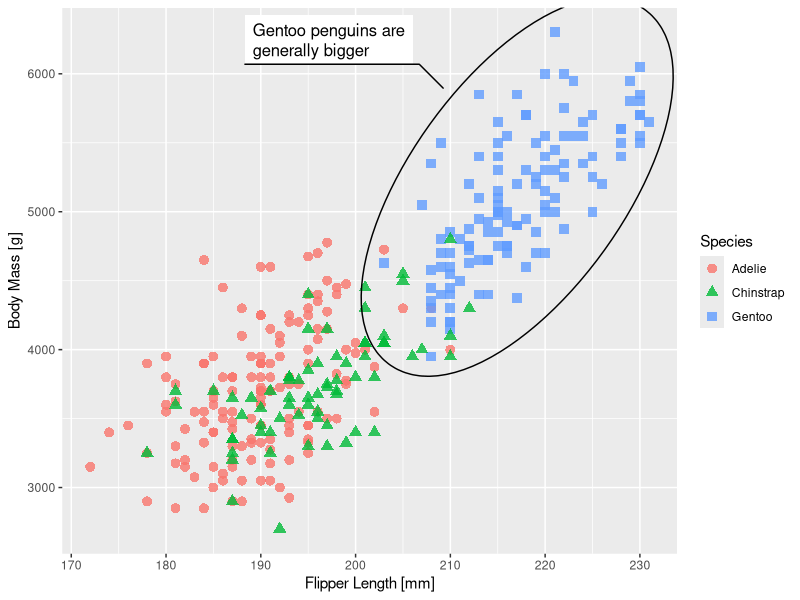

Write R code to recreate this figure. (Note: this script raises an error after producing the figure.)
## ---- chunk 1
knitr::opts_chunk$set(echo = TRUE)
## ---- chunk 2
# Load libraries
library(ggplot2)
library(ragg)
library(palmerpenguins)
## ---- chunk 3
p <- ggplot(na.omit(penguins), aes(x = flipper_length_mm,
                                   y = body_mass_g)) +
  geom_point(
    aes(color = species, shape = species),
    size = 3,
    alpha = 0.8
  ) +
  ggforce::geom_mark_ellipse(
    aes(filter = species == "Gentoo",
        description = "Gentoo penguins are generally bigger")
  ) +
  labs(x = "Flipper Length [mm]", 
       y = "Body Mass [g]",
       colour = "Species",
       shape = "Species")
## ---- chunk 4
# Save plot
pngfile <- fs::path(knitr::fig_path(), "basis.png")
## ---- chunk 5
# Calling the device functions so that you can see the dimensions used.
agg_png(pngfile, width = 20, height = 12, units = "cm",
        res = 300)
plot(p)
invisible(dev.off())
knitr::include_graphics(pngfile)
## ---- chunk 6
pngfile2 <- fs::path(knitr::fig_path(), "large_basis.png")
agg_png(pngfile2, width = 60, height = 36, units = "cm",
        res = 300)
plot(p)
invisible(dev.off())
knitr::include_graphics(pngfile2)
## ---- chunk 7
p1 <- p +
  theme_gray(base_size = 33)
pngfile3 <- fs::path(knitr::fig_path(), "theming.png")

agg_png(pngfile3, width = 60, height = 36, units = "cm",
        res = 300)
plot(p1)
invisible(dev.off())
knitr::include_graphics(pngfile3)
## ---- chunk 8
p1 <- ggplot(na.omit(penguins), aes(x = flipper_length_mm,
                                    y = body_mass_g)) +
  geom_point(
    aes(color = species, shape = species),
    size = 9,
    alpha = 0.8
  ) +
  ggforce::geom_mark_ellipse(
    aes(filter = species == "Gentoo",
        description = "Gentoo penguins are generally bigger"),
    size = 1.5,
    label.fontsize = 36
  ) +
  labs(x = "Flipper Length [mm]",
       y = "Body Mass [g]",
       colour = "Species",
       shape = "Species") +
  theme_gray(base_size = 33)

pngfile4 <- fs::path(knitr::fig_path(), "theming2.png")
agg_png(pngfile4, width = 60, height = 36, units = "cm",
        res = 300)
plot(p1)
invisible(dev.off())
knitr::include_graphics(pngfile4)
## ---- chunk 9
# The first thing we need to do is convert our physical dimensions to pixel dimensions using our desired resolution. We want to end up with a 60x36cm plot at 300ppi. This gives us:
c(60, 36) * 0.3937 *# Convert to inch

300 # Convert to pixels
## ---- chunk 10
pngfile5 <- fs::path(knitr::fig_path(), "resolution.png")
agg_png(pngfile5, width = 7087, height = 4252, units = "px",
        res = 900)
plot(p)
invisible(dev.off())
knitr::include_graphics(pngfile5)
## ---- chunk 11
# Seeing that there is no single perfect solution to fixing this with the tools at our disposal, I’ve added a new argument to the *ragg* devices called scaling. It’s a multiplier that is applied to all absolute sizes, without interfering with the encoded dimensions of the output. Since we have increased the dimensions 3 times we set scaling = 3 to make sure that the absolute sized elements are keeping their relative size.

pngfile6 <- fs::path(knitr::fig_path(), "scaling.png")
agg_png(pngfile6, width = 60, height = 36, units = "cm",
        res = 300, scaling = 3)
plot(p)
invisible(dev.off())
knitr::include_graphics(pngfile6)
## ---- chunk 12
pngfile7 <- fs::path(knitr::fig_path(), "small")
ggsave(
  pngfile7,
  p,
  device = agg_png,
  width = 10,
  height = 6,
  units = "cm", 
  res = 300
)

knitr::include_graphics(pngfile)
## ---- chunk 13
pngfile8 <- fs::path(knitr::fig_path(), "downscaling.png")
ggsave(
  pngfile8,
  p,
  device = agg_png,
  width = 10,
  height = 6,
  units = "cm",
  res = 300,
  scaling = 0.5
)
knitr::include_graphics(pngfile8)
